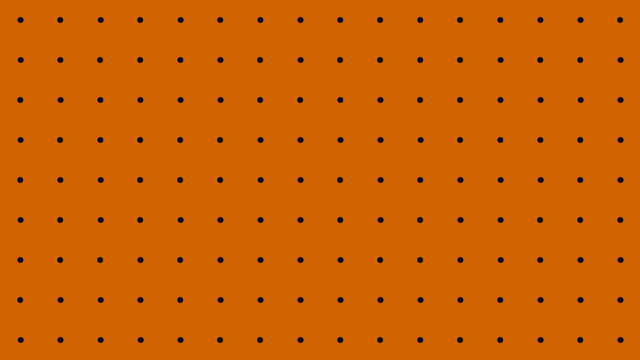
Frame 1 (no input)
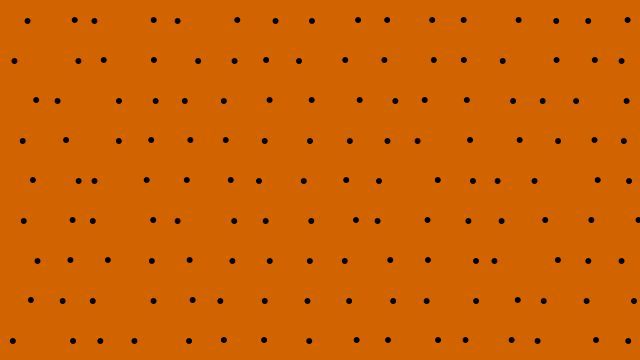
Frame 60 (the mouse pressed at the canvas centre just before this capture)
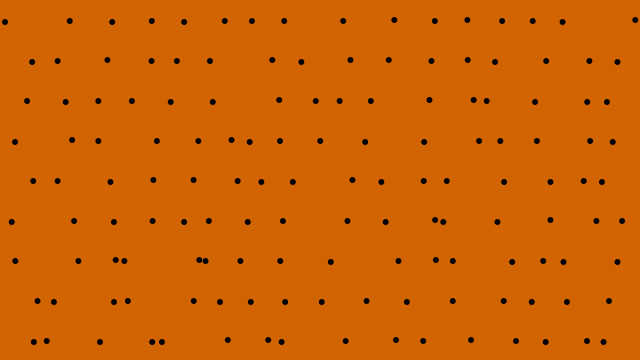
Frame 120 (the mouse held since frame 60 and released just before this capture)

The Processing sketch that drew these frames (run headless with seeded random() and noise(); from frame 60 on, the mouse is pressed at the canvas centre):

// Processing sketch: processing_122121
// ── processing_122121.pde

int unit = 40;
int count;
Module[] mods;

void setup() {
  size(640, 360);
  noStroke();
  int wideCount = width / unit;
  int highCount = height / unit;
  count = wideCount * highCount;
  mods = new Module[count];

  int index = 0;
  for (int y = 0; y < highCount; y++) {
    for (int x = 0; x < wideCount; x++) {
      mods[index++] = new Module(x*unit, y*unit, unit/2, unit/2, random(0.05, 0.8), unit);
    }
  }
}

void draw() {
  background(210,100,0);
  for (int i = 0; i < count; i++) {
    mods[i].update();
    mods[i].draw();
  }
}




class Module {
  int xOffset;
  int yOffset;
  float x, y;
  int unit;
  int xDirection = 1;
  int yDirection = 1;
  float speed; 
  
  // Contructor
  Module(int xOffsetTemp, int yOffsetTemp, int xTemp, int yTemp, float speedTemp, int tempUnit) {
    xOffset = xOffsetTemp;
    yOffset = yOffsetTemp;
    x = xTemp;
    y = yTemp;
    speed = speedTemp;
    unit = tempUnit;
  }
  
  // Custom method for updating the variables
  void update() {
    x = x + (speed * xDirection);
    if (x >= unit || x <= 0) {
      xDirection *= -1;
      x = x + (1 * xDirection);
      y = y + (1 * yDirection);
    }
    if (y >= unit || y <= 0) {
      yDirection *= -1;
      y = y + (1 * yDirection);
    }
  }
  
  // Custom method for drawing the object
  void draw() {
    fill(0);
    ellipse(xOffset + x, yOffset + y, 6, 6);
  }
}
